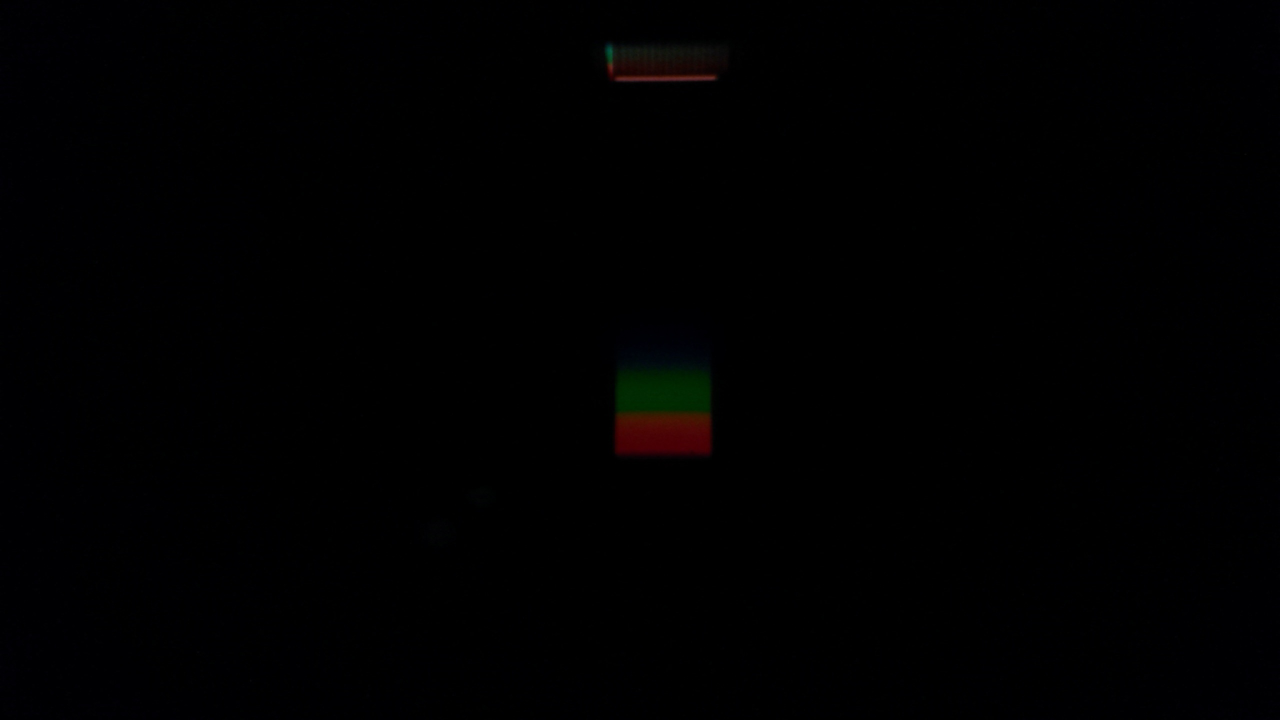
#> input picture light/data/yellow-tungsten.png, 2560 x 1440 px, found by its file name (shown at 1/2 size); the run also reads 2 pictures not shown here
$ python lightProcessing.py
#> lines starting #> are read from the running program, lines starting #| are printed output that depends on the picture
### light/scripts/lightFunctions.py
# Подключение библиотек
import numpy as np
import matplotlib.pyplot as plt
import imageio


# Функция чтения фотографии
def readIntensity(photoName, plotName, lamp, surface):
#> called with photoName = 'yellow-tungsten.png', plotName = 'yellow-tungsten', lamp = 'Лампа накаливания', surface = 'Жёлтый лист'
    photo = imageio.imread(photoName)
#> photo is the input picture: shape (1440, 2560, 3); mean R, G, B 0.5, 0.4, 0.7
    cut = photo[400:1050, 1230:1390, 0:3].swapaxes(0, 1)
    intensity = np.mean(cut, axis=(2, 0))
#> intensity = 650 values, max 31.02 at index 442, min 0 at index 1, mean 5.92

    fig = plt.figure(figsize=(10, 3), dpi=200)
    plt.plot(intensity, 'w', label='{} / {}'.format(lamp, surface))
    plt.imshow(cut, origin='lower')
    plt.title('Интенсивность отражённого излучения')
    plt.xlabel('Относительный номер пикселя')
    plt.ylabel('Яркость')
    plt.legend()
    plt.savefig(plotName)
    return intensity


# Функция калибровки
def calibration(m, my):
    max1 = 0
    max2 = 0
    n1 = 0
    n2 = 0
    for i in range(300, 400):
        if m[i] > max1:
            n1 = i
            max1 = m[i]
    for i in range(100, 200):
        if m[i] > max2:
            n2 = i
            max2 = m[i]
    calibration_value = (110 / (n1 - n2))
    mn = []
    for i in range(len(my)):
        mn.append(i * calibration_value + 546 - n1 * calibration_value)
    return mn


# Рассчет значений альбедо
def albedo_znach(m1, m2, n):
    alb = []
    for i in range(n):
        if m2[i] <= 0.1:
            alb.append(0)
        else:
            alb.append(m1[i] / m2[i])

    return alb


# Функция построения графиков интенсивностей
def intensities(my, mb, mw, mr, mg, mn):
    fig = plt.figure(figsize=(10, 5), dpi=200)
    plt.plot(mn, my, "y", linewidth=0.8, label='Жёлтый лист')
    plt.plot(mn, mb, "b", linewidth=0.8, label='Синий лист')
    plt.plot(mn, mw, "w", linewidth=0.8, label='Белый лист')
    plt.plot(mn, mr, "r", linewidth=0.8, label='Красный лист')
    plt.plot(mn, mg, "g", linewidth=0.8, label='Зелёный лист')
    plt.axis([350, 800, 0, 55])
    ax = plt.gca()
    ax.set_facecolor('lightgray')
    plt.ylabel('Яркость', fontsize=15)
    plt.xlabel('Длина волны[нм]', fontsize=15)
    plt.title('Отраженная интенстивность излучения лампы накаливания', fontsize=15, fontweight='bold')
    ax.minorticks_on()
    plt.grid(which="both", linewidth=1)
    plt.grid(which="minor", ls="--", linewidth=0.25)
    plt.legend(fontsize=13)
    plt.savefig('intensities.png')


# Построение графика альбедо
def albedos(my, mb, mw, mr, mg, mn):
    fig = plt.figure(figsize=(10, 5), dpi=200)
    plt.plot(mn, my, "y", linewidth=0.8, label='Жёлтый лист')
    plt.plot(mn, mb, "b", linewidth=0.8, label='Синий лист')
    plt.plot(mn, mw, "w", linewidth=0.8, label='Белый лист')
    plt.plot(mn, mr, "r", linewidth=0.8, label='Красный лист')
    plt.plot(mn, mg, "g", linewidth=0.8, label='Зелёный лист')
    plt.axis([350, 800, 0, 2])
    ax = plt.gca()
    ax.set_facecolor('lightgray')
    plt.ylabel('Альбедо', fontsize=15)
    plt.xlabel('Длина волны[нм]', fontsize=15)
    plt.title('Альбедо поверхностей', fontsize=15, fontweight='bold')
    ax.minorticks_on()
    plt.grid(which="both", linewidth=1)
    plt.grid(which="minor", ls="--", linewidth=0.25)
    plt.legend(fontsize=13)
    plt.savefig('albedos.png')
    plt.show()

### light/scripts/lightProcessing.py

import lightFunctions as j


# Создание листов значений яркости для каждой из ламп
my = j.readIntensity("yellow-tungsten.png", "yellow-tungsten", "Лампа накаливания", "Жёлтый лист")
#> my has the same summary as intensity in readIntensity
mb = j.readIntensity("blue-tungsten.png", "blue-tungsten", "Лампа накаливания", "Синий лист")
#> mb = 650 values, max 6.34 at index 296, min 0 at index 0, mean 1.21
mw = j.readIntensity("white-tungsten.png", "white-tungsten", "Лампа накаливания", "Белый лист")
#> call 3 of readIntensity, with photoName = 'white-tungsten.png', plotName = 'white-tungsten', lamp = 'Лампа накаливания', surface = 'Белый лист'
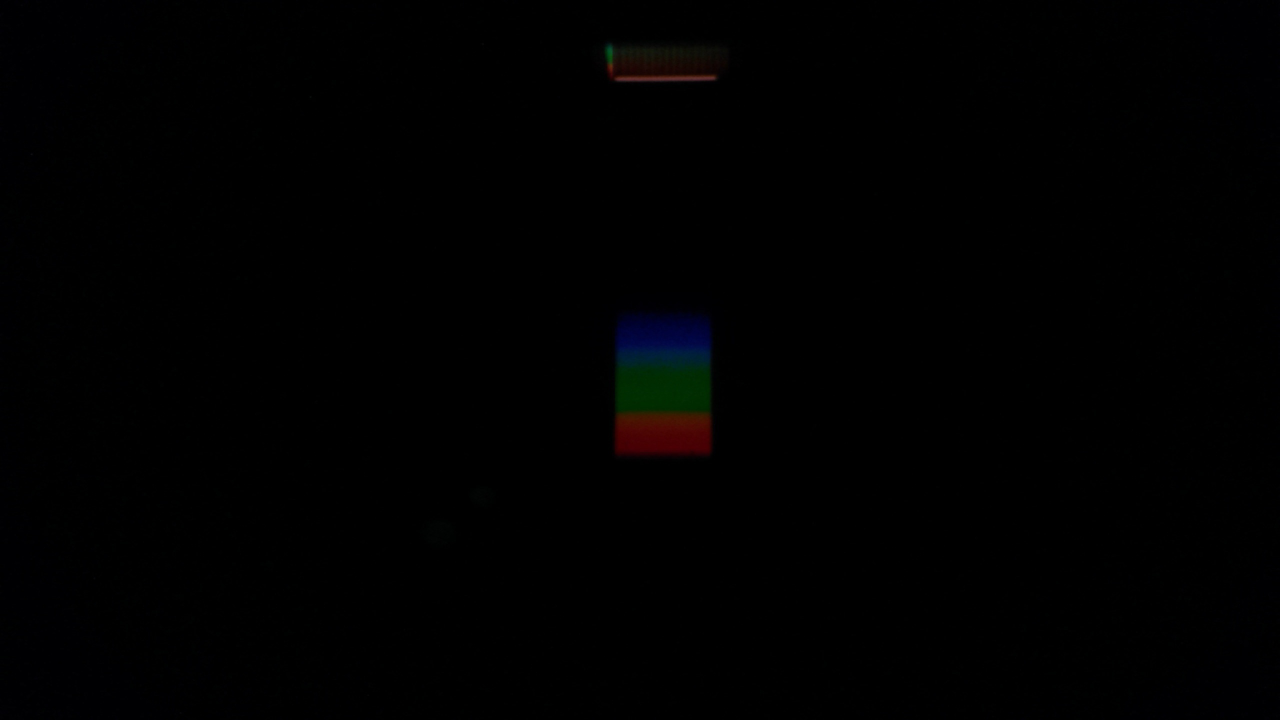
#> input picture light/data/white-tungsten.png, 2560 x 1440 px, found by its file name (shown at 1/2 size)
#> in readIntensity, photo is the input picture: shape (1440, 2560, 3); mean R, G, B 0.5, 0.5, 0.6
#> in readIntensity (call 3), `intensity = np.mean(cut, axis=(2, 0))`: intensity = 650 values, max 31.13 at index 442, min 0 at index 4, mean 9.34
#> mw has the same summary as intensity in readIntensity
mr = j.readIntensity("red-tungsten.png", "red-tungsten", "Лампа накаливания", "Красный лист")
#> call 4 of readIntensity, with photoName = 'red-tungsten.png', plotName = 'red-tungsten', lamp = 'Лампа накаливания', surface = 'Красный лист'
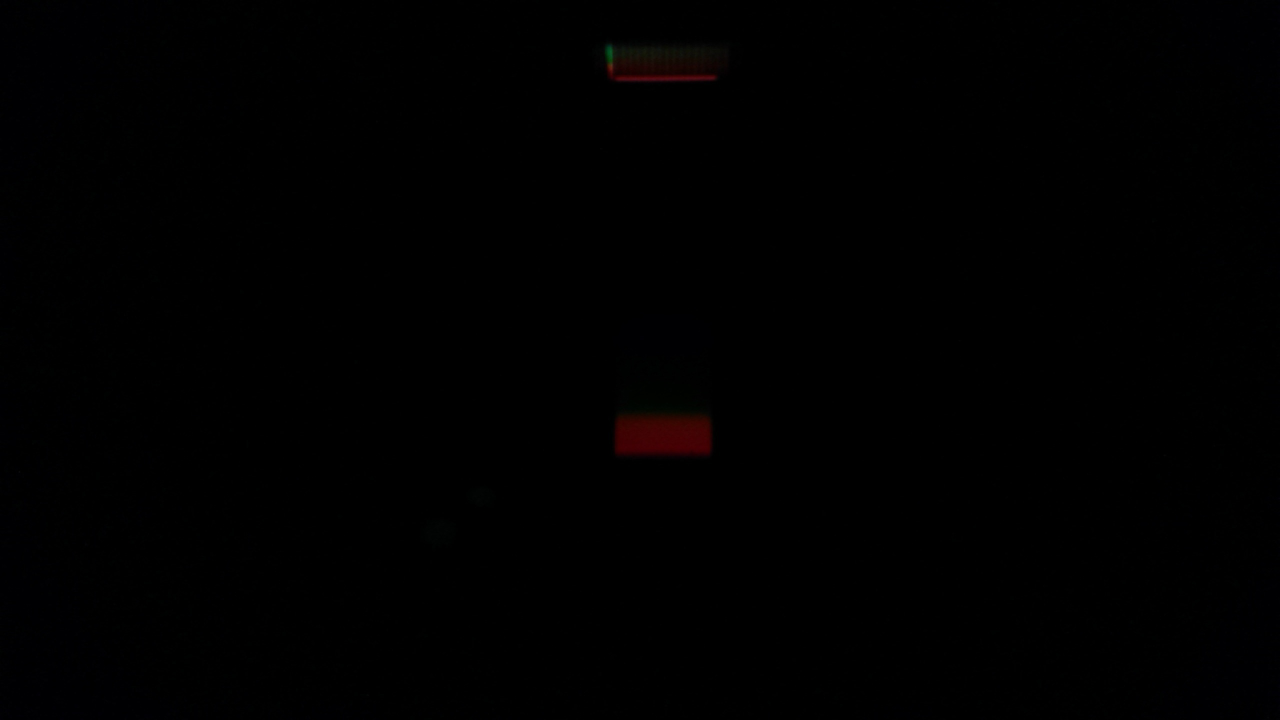
#> input picture light/data/red-tungsten.png, 2560 x 1440 px, found by its file name (shown at 1/2 size)
#> in readIntensity, photo is the input picture: shape (1440, 2560, 3); mean R, G, B 0.5, 0.2, 0.3
#> in readIntensity (call 4), `intensity = np.mean(cut, axis=(2, 0))`: intensity = 650 values, max 23.97 at index 492, min 0 at index 0, mean 3.03
#> mr has the same summary as intensity in readIntensity
mg = j.readIntensity("green-tungsten.png", "green-tungsten", "Лампа накаливания", "Зелёный лист")
#> in readIntensity (call 5), `cut = photo[400:1050, 1230:1390, 0:3].swapaxes(0, 1)`:
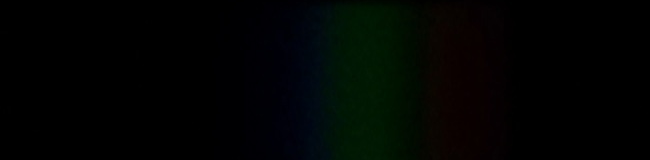
#> cut: shape (160, 650, 3); mean R, G, B 1.3, 3.5, 1.9
#> in readIntensity (call 5), `intensity = np.mean(cut, axis=(2, 0))`: intensity = 650 values, max 9.6 at index 319, min 0 at index 11, mean 2.22
#> mg has the same summary as intensity in readIntensity
mc = j.readIntensity("white-mercury.png", "white-mercury", "Ртутная лампа", "Белый лист")
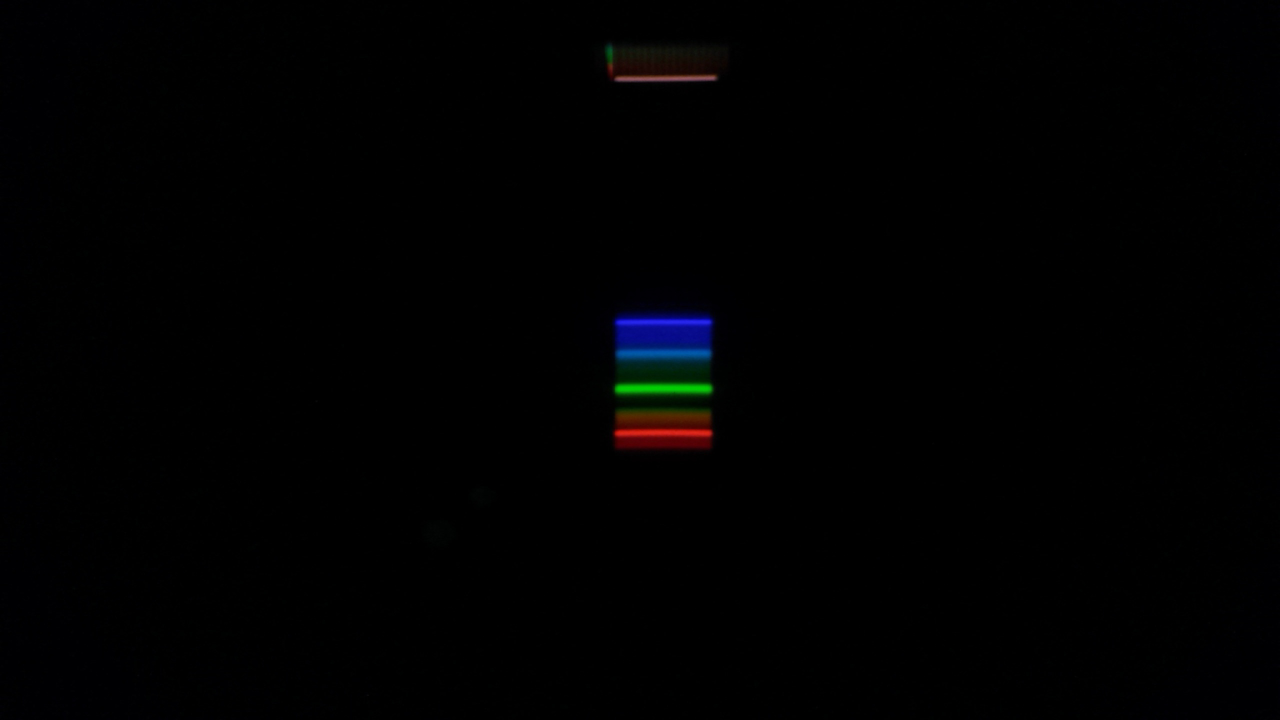
#> input picture light/data/white-mercury.png, 2560 x 1440 px, found by its file name (shown at 1/2 size)
#> in readIntensity, photo is the input picture: shape (1440, 2560, 3); mean R, G, B 0.7, 0.7, 1.1
#> in readIntensity (call 6), `cut = photo[400:1050, 1230:1390, 0:3].swapaxes(0, 1)`:
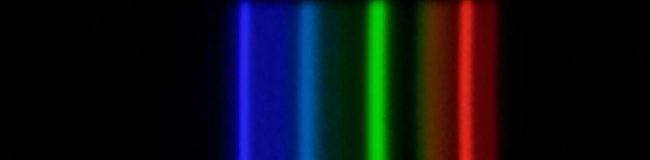
#> cut: shape (160, 650, 3); mean R, G, B 13.4, 15.8, 23.1
#> in readIntensity (call 6), `intensity = np.mean(cut, axis=(2, 0))`: intensity = 650 values, max 101.8 at index 243, min 0 at index 13, mean 17.46
#> in readIntensity (call 6), `plt.savefig(plotName)`:
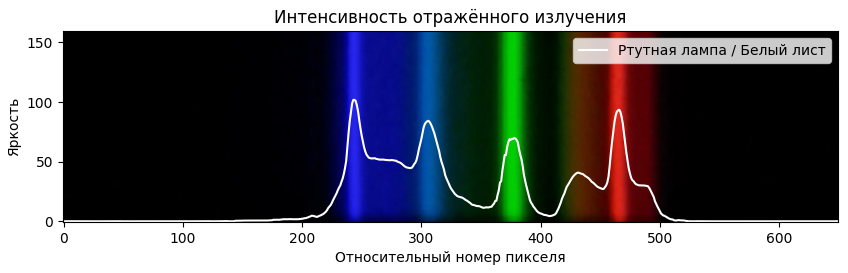
#> figure drawn by matplotlib, 1 panel
#> mc has the same summary as intensity in readIntensity
mn = j.calibration(mc, my)
#> the loop in calibration, `for i in range(300, 400):` made 100 passes
#> max1 on passes 1 to 7: 68.74, 73.83, 78.74, 81.58, 83.04, 83.82, 84.26
#> after the loop in calibration, `for i in range(300, 400):`: max1 = 84.26; n1 = 306
#> the loop in calibration, `for i in range(100, 200):` made 100 passes
#> max2 on passes 1, 4, 35, 36, 37, 45, 46, 47, 49, 50, 51, 53: 0.0563, 0.0938, 0.1, 0.15, 0.188, 0.408, 0.417, 0.425, 0.5, 0.506, 0.567, 0.6
#> after the loop in calibration, `for i in range(100, 200):`: max2 = 1.91; n2 = 199
#> in calibration, `calibration_value = (110 / (n1 - n2))`: calibration_value = 1.03
#> after the loop in calibration, `for i in range(len(my)):`: mn = 650 values from 231.4 to 898.6
#> mn = 650 values from 231.4 to 898.6
n = len(mn)
#> n = 650

albmy = j.albedo_znach(my, mw, n)
#> after the loop in albedo_znach, `for i in range(n):`: alb = 650 values, max 1.49 at index 527, min 0 at index 0, mean 0.302
#> albmy has the same summary as alb in albedo_znach
albmb = j.albedo_znach(mb, mw, n)
#> albmb = 650 values, max 0.8 at index 216, min 0 at index 0, mean 0.0864
albmw = j.albedo_znach(mw, mw, n)
#> albmw = 650 values, max 1 at index 141, min 0 at index 0, mean 0.532
albmr = j.albedo_znach(mr, mw, n)
#> albmr = 650 values, max 0.996 at index 506, min 0 at index 0, mean 0.138
albmg = j.albedo_znach(mg, mw, n)
#> albmg = 650 values, max 0.614 at index 365, min 0 at index 0, mean 0.117

# Построение графика интенсивностей и альбедо
j.intensities(my, mb, mw, mr, mg, mn)
j.albedos(albmy, albmb, albmw, albmr, albmg, mn)
#> in albedos, `plt.savefig('albedos.png')`:
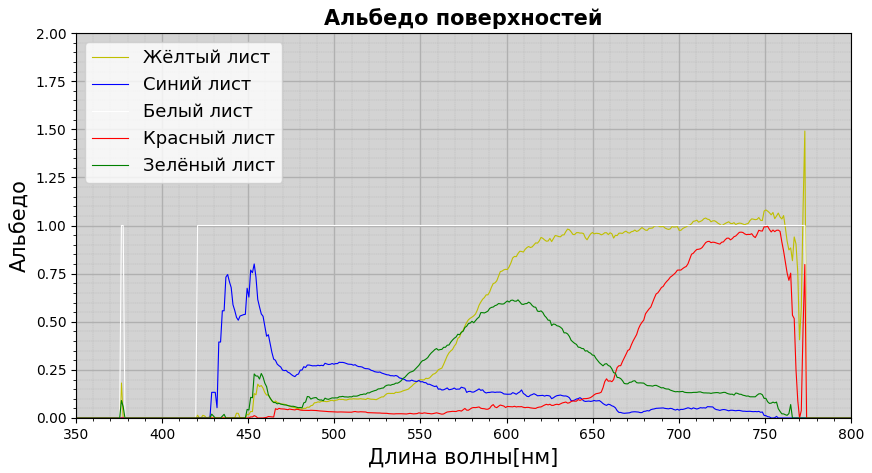
#> figure drawn by matplotlib, 1 panel; curve peaks at x = 773.2, y = 1.49; curve peaks at x = 453.5, y = 0.8; curve peaks at x = 376.4, y = 1
